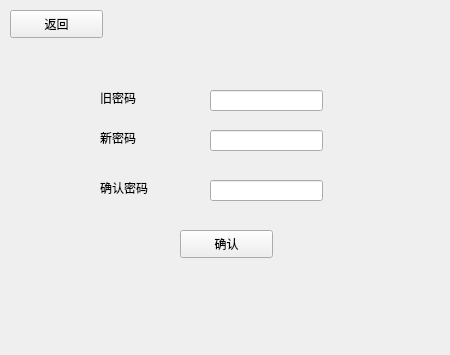
<?xml version="1.0" encoding="UTF-8"?>
<ui version="4.0">
 <class>tea_changepwd</class>
 <widget class="QWidget" name="tea_changepwd">
  <property name="geometry">
   <rect>
    <x>0</x>
    <y>0</y>
    <width>450</width>
    <height>355</height>
   </rect>
  </property>
  <property name="windowTitle">
   <string>Form</string>
  </property>
  <widget class="QPushButton" name="pushButton">
   <property name="geometry">
    <rect>
     <x>180</x>
     <y>230</y>
     <width>93</width>
     <height>28</height>
    </rect>
   </property>
   <property name="text">
    <string>确认</string>
   </property>
  </widget>
  <widget class="QLabel" name="label_3">
   <property name="geometry">
    <rect>
     <x>100</x>
     <y>180</y>
     <width>72</width>
     <height>15</height>
    </rect>
   </property>
   <property name="text">
    <string>确认密码</string>
   </property>
  </widget>
  <widget class="QLineEdit" name="lineEdit">
   <property name="geometry">
    <rect>
     <x>210</x>
     <y>90</y>
     <width>113</width>
     <height>21</height>
    </rect>
   </property>
  </widget>
  <widget class="QLabel" name="label_2">
   <property name="geometry">
    <rect>
     <x>100</x>
     <y>130</y>
     <width>72</width>
     <height>15</height>
    </rect>
   </property>
   <property name="text">
    <string>新密码</string>
   </property>
  </widget>
  <widget class="QLineEdit" name="lineEdit_2">
   <property name="geometry">
    <rect>
     <x>210</x>
     <y>130</y>
     <width>113</width>
     <height>21</height>
    </rect>
   </property>
  </widget>
  <widget class="QLineEdit" name="lineEdit_3">
   <property name="geometry">
    <rect>
     <x>210</x>
     <y>180</y>
     <width>113</width>
     <height>21</height>
    </rect>
   </property>
  </widget>
  <widget class="QLabel" name="label">
   <property name="geometry">
    <rect>
     <x>100</x>
     <y>90</y>
     <width>72</width>
     <height>15</height>
    </rect>
   </property>
   <property name="text">
    <string>旧密码</string>
   </property>
  </widget>
  <widget class="QPushButton" name="pushButton_2">
   <property name="geometry">
    <rect>
     <x>10</x>
     <y>10</y>
     <width>93</width>
     <height>28</height>
    </rect>
   </property>
   <property name="text">
    <string>返回</string>
   </property>
  </widget>
 </widget>
 <resources/>
 <connections/>
</ui>
